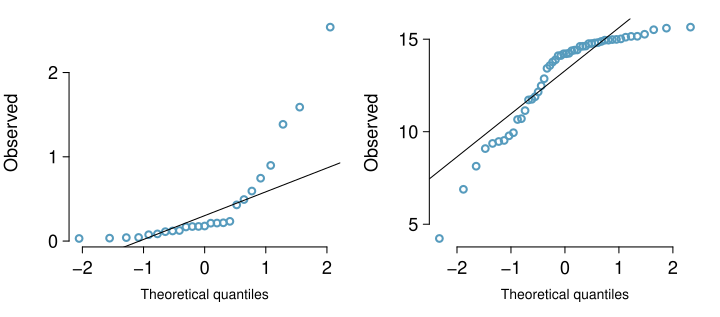

The R source for this figure:
library(openintro)
data(COL)

source("QQNorm.R")

set.seed(1)
obs1 <- 0.3 * rchisq(25, 1.4)

set.seed(5)
obs2 <- 16 - 2 * rlnorm(50, sdlog = 0.8)

myPDF("normalQuantileExerAdditional.pdf", 7.2, 3.18,
      mfrow = c(1, 2),
      mgp = c(2.4, 0.55, 0),
      mar = c(3.5, 3.45, 1, 1),
      cex.lab = 1.1)

QQNorm(obs1, 0:2, lwd = 2)
QQNorm(obs2, seq(5, 15, 5), lwd = 2)
dev.off()

dnbinom(2, 4, 0.8) #6 attempts for 4 successes
dnbinom(1, 4, 0.8) #5 attempts for 4 successes

dnbinom(6, 4, 0.8) #10 attempts for 4 successes


mu = .25*(1) + .40*(2) + .30*(3) + .05*(4)

var = .25*(1-mu)^2 + 0.40*(2-mu)^2 + 
  0.30*(3-mu)^2 + 0.05*(4-mu)^2

sd = sqrt(var)
sd

100*mu

(100^2)*var

sqrt((100^2)*var)

three.hearts = (13/52)*(12/51)*(11/50)
three.black = (26/52)*(25/51)*(24/50)
other = 1 - three.hearts - three.black

mean = three.hearts*(50) + three.black*(25)
var = ((50-mean)^2)*three.hearts + ((25-mean)^2)*three.black +
  ((0 - mean)^2)*other
sd = sqrt(var)
sd

mean - 5

data <- read.table(file="DataQuestionA1.dat.txt", header = TRUE)
data$T <- as.factor(data$T)
plot(y ~ T, data = data)


mean = .34*(25) + .12*(35)
var = .54*((0 - mean)^2) + 0.34*((25 - mean)^2) +
  .12*((35 - mean)^2)
sqrt(var)

sqrt(1 + 9*0.0625)
